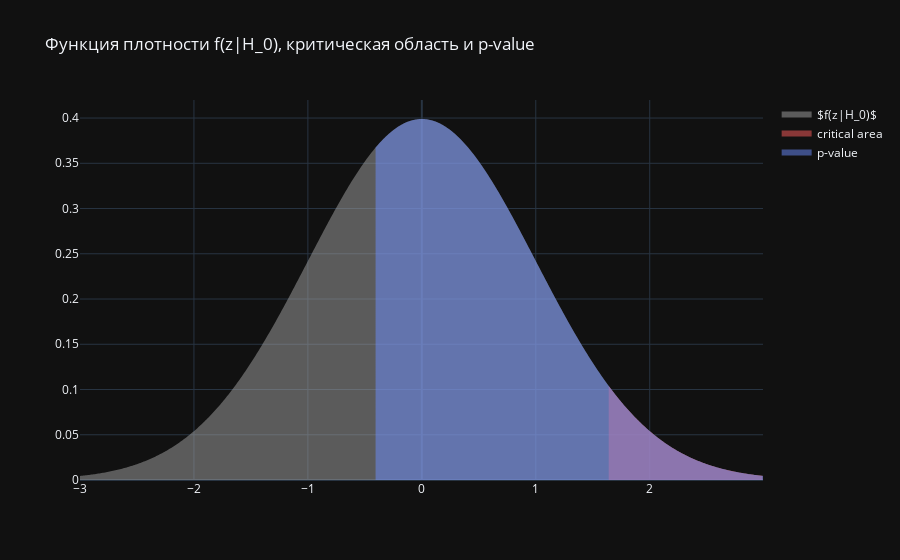

Notebook code cell kept with this figure:
### Code cell
# построим график для наглядного отображения результата
plot_density_func(test1_stat, ALPHA)

### Figure 1 — Plotly figure (JSON) as saved in the notebook; plotly's stock layout.template omitted (floating-point values rounded to 4 significant figures; data arrays with more than 128 entries replaced by an {"elided": "..."} marker saying what was removed)
{"data": [{"fill": "tozeroy", "fillcolor": "rgba(165, 165, 165, 0.5)", "mode": "none", "name": "$f(z|H_0)$", "x": {"elided": "600 float values"}, "y": {"elided": "600 float values"}, "type": "scatter"}, {"fill": "tozeroy", "fillcolor": "rgba(255, 94, 94, 0.5)", "mode": "none", "name": "critical area", "x": {"elided": "136 float values"}, "y": {"elided": "136 float values"}, "type": "scatter"}, {"fill": "tozeroy", "fillcolor": "rgba(109, 141, 255, 0.5)", "mode": "none", "name": "p-value", "x": {"elided": "341 float values"}, "y": {"elided": "341 float values"}, "type": "scatter"}], "layout": {"title": {"text": "Функция плотности f(z|H_0), критическая область и p-value"}}}
